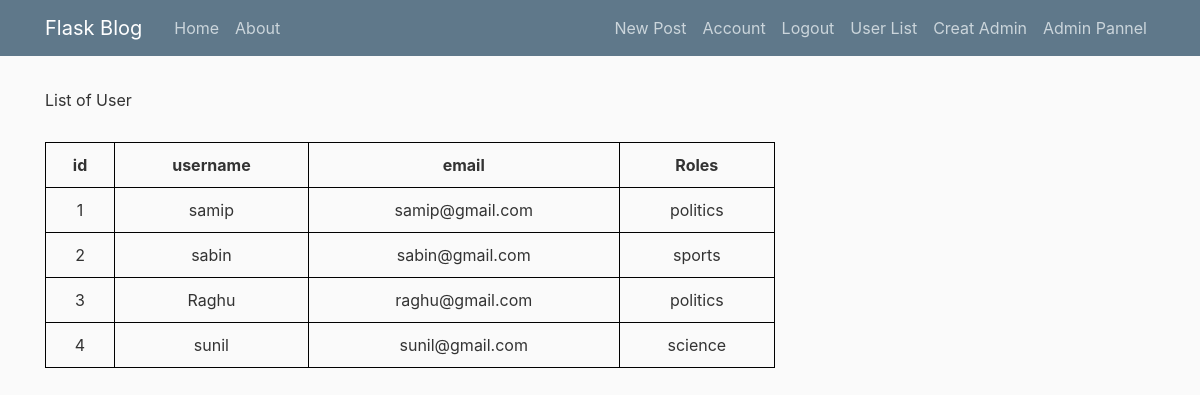
The page /table (signed in) on the database as committed earlier.
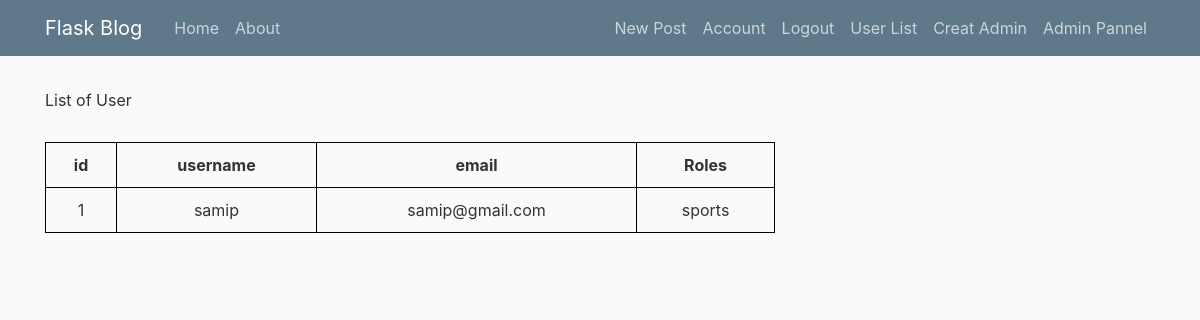
The same page on the database as committed later.
### flaskblog/models.py (models this page shows, shortened)
class User(db.Model, UserMixin):
    id = db.Column(db.Integer, primary_key=True)
    username = db.Column(db.String(20), unique=True, nullable=False)
    email = db.Column(db.String(120), unique=True, nullable=False)
    image_file = db.Column(db.String(20), nullable=False,
                           default='default.jpg')
    password = db.Column(db.String(60), nullable=False)
    posts = db.relationship('Post', backref='author', lazy=True)
    is_admin = db.Column(db.Boolean, default=False)
    category_permission = db.relationship(
        'CategoryPermission', backref='user', lazy=True)

class Category(db.Model):
    id = db.Column(db.Integer, primary_key=True)
    name = db.Column(db.String(100), nullable=True, unique=True)
    posts = db.relationship('Post', backref='post', lazy=True)
    def __repr__(self):
        return self.name

### flaskblog/routes.py (the view)
@app.route("/table")
@login_required
def table():
    is_admin = current_user.is_admin
    users= User.query.all()
    if is_admin== True:
        return render_template('table.html', title='Table',data=users)
    else:
        flash("Sorry you must be the admin to access Admin Page")
        return redirect(url_for('home'))

### flaskblog/models.py (called while the page is built)
@login_manager.user_loader
def load_user(user_id):
    return User.query.get(int(user_id))

### flaskblog/templates/table.html (shortened to what this page needs)
{% extends "layout.html" %}
{% block content %}
    <h1></h1> List of User </h1>
    <table>
        <tr>
            <th>id</th>
            <th>username</th>
            <th>email</th>
            <th>Roles</th>
        </tr>
        {% for user in data  %}
        <tr>
            <td>{{user.id}}</td>
            <td>{{user.username}}</td>
            <td>{{user.email}}</td>
            <td>{{user.category_permission[0].category}}</td>
        </tr>
        {% endfor %}
    </table>
{% endblock content %}

### flaskblog/templates/layout.html (shortened to what this page needs)
<!DOCTYPE html>
<html>
<head>
    <link rel="stylesheet" href="https://maxcdn.bootstrapcdn.com/bootstrap/4.0.0/css/bootstrap.min.css">
    <link rel="stylesheet" type="text/css" href="{{ url_for('static', filename='main.css') }}">
</head>
<body>
    <header class="site-header">
      <nav class="navbar navbar-expand-md navbar-dark bg-steel fixed-top">
        <div class="container">
          <a class="navbar-brand mr-4" href="/">Flask Blog</a>
          <div class="collapse navbar-collapse" id="navbarToggle">
            <div class="navbar-nav mr-auto">
              <a class="nav-item nav-link" href="{{ url_for('home') }}">Home</a>
              <a class="nav-item nav-link" href="{{ url_for('about') }}">About</a>
            </div>
            <div class="navbar-nav">
              {% if current_user.is_authenticated %}
              <a class="nav-item nav-link" href="{{ url_for('new_post') }}">New Post</a>
                <a class="nav-item nav-link" href="{{ url_for('account') }}">Account</a>
                <a class="nav-item nav-link" href="{{ url_for('logout') }}">Logout</a>
                {% if current_user.is_admin== True %}
                <a class="nav-item nav-link" href="{{ url_for('table') }}">User List</a>
                <a class="nav-item nav-link" href="{{ url_for('creat_admin') }}">Creat Admin</a>
                <a class="nav-item nav-link" href="/admin"> Admin Pannel</a>
                {% endif %}
              {% else %}
                <a class="nav-item nav-link" href="{{ url_for('login') }}">Login</a>
                <a class="nav-item nav-link" href="{{ url_for('register') }}">Register</a>
              {% endif %}
            </div>
          </div>
        </div>
      </nav>
    </header>
    <main role="main" class="container">
      <div class="row">
        <div class="col-md-8">
          {% block content %}{% endblock %}
        </div>
        </div>
    </main>
</body>
</html>

### flaskblog/static/main.css (style rules this page uses)
body { background: #fafafa; color: #333333; margin-top: 5rem; }
.bg-steel { background-color: #5f788a; }
.site-header .navbar-nav .nav-link { color: #cbd5db; }

### flaskblog/templates/table.html (style rules this page uses)
table { border-collapse: collapse; width: 100%; margin: 30px auto; }
th, td { border: 1px solid black; padding: 10px; text-align: center; }

Rows that differ between the two databases and show on the page:
removed User: id "2", username "sabin", email "sabin@gmail.com", name "sports"
removed User: id "3", username "Raghu", email "raghu@gmail.com", name "politics"
removed User: id "4", username "sunil", email "sunil@gmail.com", name "science"
changed User "samip": name "politics" → "sports"
